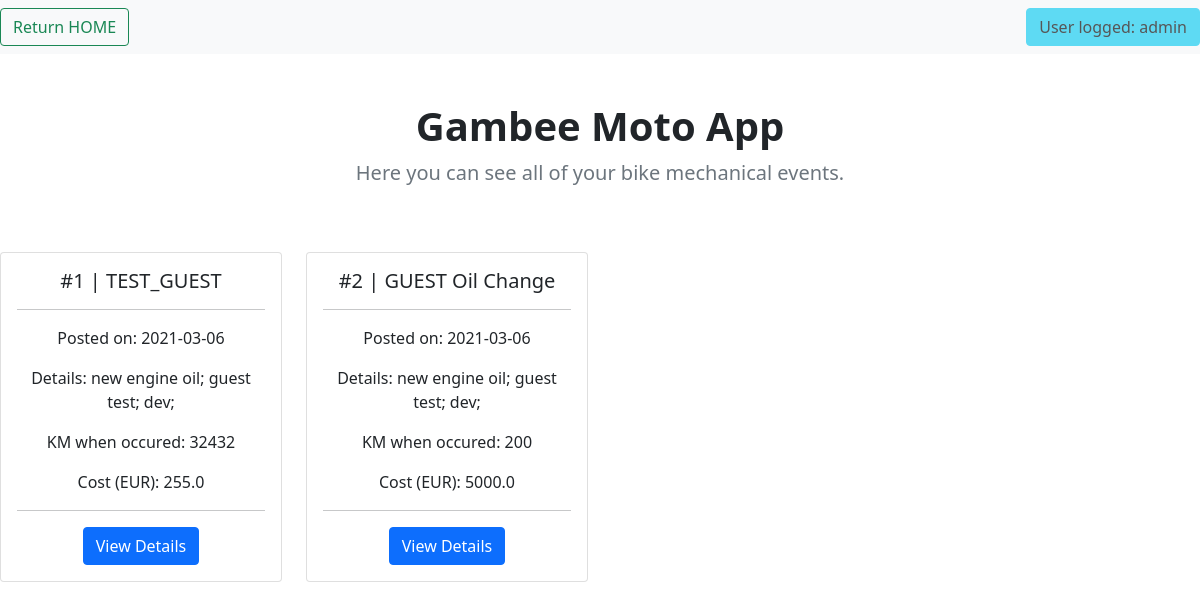
The app's page /view_mechanical_ev (signed in) with its own data.
### application/models.py (models this page shows, shortened)
class MechanicalEvent(db.Model):
    __tablename__ = 'Mechanical_Tab'
    id = db.Column(db.Integer, primary_key=True)
    event_name = db.Column(db.String(100))
    event_date = db.Column(db.Date)
    event_details = db.Column(db.String(200))
    event_km = db.Column(db.Integer)
    event_cost = db.Column(db.Float)
    event_owner = db.Column(db.String(100))

### application/routes.py (the view)
@app.route('/view_mechanical_ev', methods=['GET'])
@login_required
def view_mechanical_ev():
    if session['logged_user'] != app.config['ADMIN_USER']:
        mevents = MechanicalEvent.query.filter_by(event_owner=session['logged_user']).all()
    else:
        mevents = MechanicalEvent.query.all()
    return render_template('view_mechanical_ev.html', mevents=mevents, crr_user=session['logged_user'].split('@')[0])

### application/routes.py (called while the page is built)
@loginMan.user_loader
def load_user(email):
    return Riders.query.filter_by(email=email).first()

### application/templates/view_mechanical_ev.html (shortened to what this page needs)
{% extends 'base.html'%}
{% block listing_trips %}
<nav class="navbar navbar-light bg-light">
  <form class="form-inline">
    <button class="btn btn-outline-success" type="button" onclick="window.location.href='{{ url_for( 'home') }}';">Return HOME</button>
  </form>
    {% if crr_user == 'guest' %}
        <button type="button" class="btn btn-danger" disabled>
             User logged: {{ crr_user }}
        </button>
    {%else%}
        <button type="button" class="btn btn-info" disabled>
             User logged: {{ crr_user }}
        </button>
    {% endif %}
</nav>
<div class="row py-lg-5">
    <div class="col-lg-6 col-md-8 mx-auto">
        <h1 class="fw-bold text-center">Gambee Moto App</h1>
        <p class="lead text-muted">Here you can see all of your bike mechanical events.</p>
    </div>
</div>
<div class="row">
    {%set j = namespace(value=1)%}
    {% if mevents is not none%}
        {% for mevent in mevents %}
        <div class="col-sm-3">
            <div class="card">
                <div class="card-body">
                    <h5 class="card-title">#{{j.value}} | {{ mevent.event_name}}</h5>
                    <hr>
                    <p class="card-text"> Posted on: {{mevent.event_date}}</p>
                    <p class="card-text"> Details: {{mevent.event_details}}</p>
                    <p class="card-text"> KM when occured: {{mevent.event_km}}</p>
                    <p class="card-text"> Cost (EUR): {{mevent.event_cost}}</p>
                    <hr>
                    <a href="{{url_for('detailed_event', event_name='$' + mevent.event_name )}}" class="btn btn-primary">View Details</a>
                </div>
            </div>
        </div>
            {%set j.value =j.value + 1%}
        {% endfor %}
    {%else%}
        <h1>No data to display.</h1>
    {% endif %}
</div>
{% endblock %}

### records on screen
MechanicalEvent: value "1", event_name "TEST_GUEST", event_date "2021-03-06", event_details "new engine oil; guest test; dev;", event_km "32432", event_cost "255.0"
MechanicalEvent: value "2", event_name "GUEST Oil Change", event_date "2021-03-06", event_details "new engine oil; guest test; dev;", event_km "200", event_cost "5000.0"

### other values on screen
{{ crr_user }} "admin"
